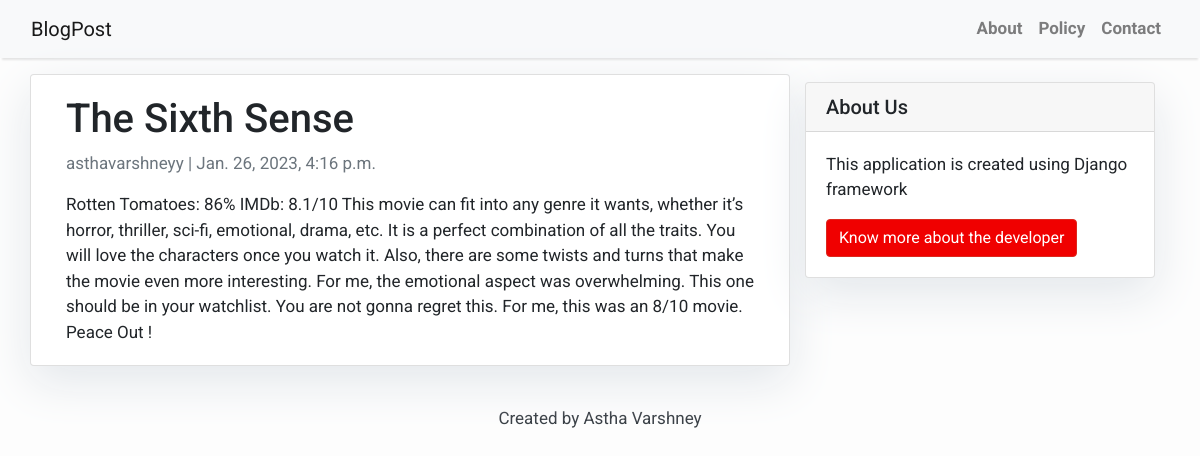
The app's page /the-sixth-sense/ with its own data.
### blog/models.py (models this page shows, shortened)
class Post(models.Model):
    title = models.CharField(max_length=200, unique=True)
    slug = models.SlugField(max_length=200, unique=True)
    author = models.ForeignKey(User, on_delete= models.CASCADE,related_name='blog_posts')
    updated_on = models.DateTimeField(auto_now= True)
    content = models.TextField()
    created_on = models.DateTimeField(auto_now_add=True)
    status = models.IntegerField(choices=STATUS, default=0)
    class Meta:
        ordering = ['-created_on']

### blog/views.py (the view)
# urls.py: path('<slug:slug>/', views.PostDetail.as_view(), name='post_detail'),
class PostDetail(generic.DetailView):
    model = Post
    template_name = 'post_detail.html'

### templates/post_detail.html
{% extends 'base.html' %} {% block content %}
<div class="container">
  <div class="row">
    <div class="col-md-8 card mb-4  mt-3 left  top">
      <div class="card-body">
        <h1>{% block title %} {{ object.title }} {% endblock title %}</h1>
        <p class=" text-muted">{{ post.author }} | {{ post.created_on }}</p>
        <p class="card-text ">{{ object.content | safe }}</p>
      </div>
    </div>
    {% block sidebar %} {% include 'sidebar.html' %} {% endblock sidebar %}
  </div>
</div>
{% endblock content %}

### templates/base.html (style rules this page uses)
body { font-family: "Roboto", sans-serif; font-size: 17px; background-color: #fdfdfd; }

### templates/sidebar.html (style rules this page uses)
.card { box-shadow: 0 16px 48px #E3E7EB; }

### records on screen
Post: title "The Sixth Sense", author "asthavarshneyy", created_on "Jan. 26, 2023, 4:16 p.m.", content "Rotten Tomatoes: 86% IMDb: 8.1/10 This movie can fit into any genre it wants, whether it’s horror, thriller, sci-fi, emotional, drama, etc. It is a perfect combination of all the traits. You will love the characters once you watch it. Also, there are some twists and turns that make the movie even more interesting. For me, the emotional aspect was overwhelming. This one should be in your watchlist. You are not gonna regret this. For me, this was an 8/10 movie. Peace Out !"
